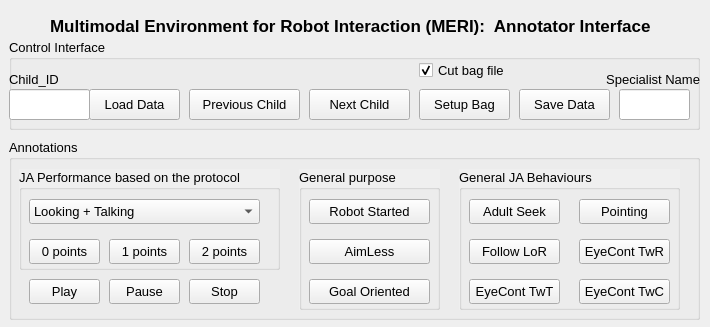
<?xml version="1.0" encoding="UTF-8"?>
<ui version="4.0">
 <class>MeriAnnotatorTool</class>
 <widget class="QWidget" name="MeriAnnotatorTool">
  <property name="geometry">
   <rect>
    <x>0</x>
    <y>0</y>
    <width>710</width>
    <height>327</height>
   </rect>
  </property>
  <property name="sizePolicy">
   <sizepolicy hsizetype="Minimum" vsizetype="Minimum">
    <horstretch>0</horstretch>
    <verstretch>0</verstretch>
   </sizepolicy>
  </property>
  <property name="mouseTracking">
   <bool>true</bool>
  </property>
  <property name="windowTitle">
   <string>Form</string>
  </property>
  <property name="autoFillBackground">
   <bool>true</bool>
  </property>
  <widget class="QGroupBox" name="InterfaceGroup">
   <property name="geometry">
    <rect>
     <x>9</x>
     <y>39</y>
     <width>691</width>
     <height>91</height>
    </rect>
   </property>
   <property name="font">
    <font>
     <pointsize>10</pointsize>
     <weight>50</weight>
     <bold>false</bold>
    </font>
   </property>
   <property name="mouseTracking">
    <bool>false</bool>
   </property>
   <property name="toolTipDuration">
    <number>-1</number>
   </property>
   <property name="autoFillBackground">
    <bool>true</bool>
   </property>
   <property name="title">
    <string>Control Interface</string>
   </property>
   <property name="flat">
    <bool>false</bool>
   </property>
   <property name="checkable">
    <bool>false</bool>
   </property>
   <widget class="QPushButton" name="BtnLoadJson">
    <property name="geometry">
     <rect>
      <x>80</x>
      <y>50</y>
      <width>91</width>
      <height>31</height>
     </rect>
    </property>
    <property name="mouseTracking">
     <bool>false</bool>
    </property>
    <property name="toolTip">
     <string extracomment="Load Json File with Child information">Load Json File with Child information</string>
    </property>
    <property name="toolTipDuration">
     <number>-1</number>
    </property>
    <property name="text">
     <string>Load Data</string>
    </property>
    <property name="checkable">
     <bool>false</bool>
    </property>
    <property name="checked">
     <bool>false</bool>
    </property>
   </widget>
   <widget class="QLabel" name="SpecialistLabel">
    <property name="geometry">
     <rect>
      <x>580</x>
      <y>30</y>
      <width>111</width>
      <height>21</height>
     </rect>
    </property>
    <property name="mouseTracking">
     <bool>false</bool>
    </property>
    <property name="toolTipDuration">
     <number>-1</number>
    </property>
    <property name="text">
     <string>Specialist Name</string>
    </property>
    <property name="alignment">
     <set>Qt::AlignRight|Qt::AlignTrailing|Qt::AlignVCenter</set>
    </property>
   </widget>
   <widget class="QPushButton" name="BtnPrevious">
    <property name="geometry">
     <rect>
      <x>180</x>
      <y>50</y>
      <width>111</width>
      <height>31</height>
     </rect>
    </property>
    <property name="mouseTracking">
     <bool>false</bool>
    </property>
    <property name="toolTip">
     <string extracomment="go to the previous Child ID">go to the previous Child ID</string>
    </property>
    <property name="toolTipDuration">
     <number>-1</number>
    </property>
    <property name="text">
     <string>Previous Child</string>
    </property>
   </widget>
   <widget class="QPushButton" name="BtnNext">
    <property name="geometry">
     <rect>
      <x>300</x>
      <y>50</y>
      <width>101</width>
      <height>31</height>
     </rect>
    </property>
    <property name="mouseTracking">
     <bool>false</bool>
    </property>
    <property name="toolTip">
     <string extracomment="go to the previous Child ID">go to the next Child ID</string>
    </property>
    <property name="toolTipDuration">
     <number>-1</number>
    </property>
    <property name="text">
     <string>Next Child</string>
    </property>
   </widget>
   <widget class="QPushButton" name="BtnSetupBag">
    <property name="geometry">
     <rect>
      <x>410</x>
      <y>50</y>
      <width>91</width>
      <height>31</height>
     </rect>
    </property>
    <property name="mouseTracking">
     <bool>false</bool>
    </property>
    <property name="toolTip">
     <string extracomment="Setup all media (bag and audio) files of Child ID">Setup all media (bag and audio) files of Child ID</string>
    </property>
    <property name="toolTipDuration">
     <number>-1</number>
    </property>
    <property name="text">
     <string>Setup Bag</string>
    </property>
   </widget>
   <widget class="QLineEdit" name="SpecialistName">
    <property name="geometry">
     <rect>
      <x>610</x>
      <y>50</y>
      <width>71</width>
      <height>31</height>
     </rect>
    </property>
    <property name="mouseTracking">
     <bool>false</bool>
    </property>
    <property name="toolTip">
     <string>The coder Name</string>
    </property>
    <property name="toolTipDuration">
     <number>-1</number>
    </property>
   </widget>
   <widget class="QLabel" name="SpecialistLabel_2">
    <property name="geometry">
     <rect>
      <x>0</x>
      <y>30</y>
      <width>111</width>
      <height>21</height>
     </rect>
    </property>
    <property name="mouseTracking">
     <bool>false</bool>
    </property>
    <property name="toolTipDuration">
     <number>-1</number>
    </property>
    <property name="text">
     <string>Child_ID</string>
    </property>
   </widget>
   <widget class="QLineEdit" name="LineChildId">
    <property name="geometry">
     <rect>
      <x>0</x>
      <y>50</y>
      <width>81</width>
      <height>31</height>
     </rect>
    </property>
    <property name="mouseTracking">
     <bool>false</bool>
    </property>
    <property name="toolTip">
     <string>ID of Child being analyzed in this time</string>
    </property>
    <property name="toolTipDuration">
     <number>-1</number>
    </property>
   </widget>
   <widget class="QPushButton" name="BtnSaveJson">
    <property name="geometry">
     <rect>
      <x>510</x>
      <y>50</y>
      <width>91</width>
      <height>31</height>
     </rect>
    </property>
    <property name="mouseTracking">
     <bool>false</bool>
    </property>
    <property name="toolTip">
     <string extracomment="Save Json Annotations File">Save Json Annotations File</string>
    </property>
    <property name="toolTipDuration">
     <number>-1</number>
    </property>
    <property name="text">
     <string>Save Data</string>
    </property>
    <property name="checkable">
     <bool>false</bool>
    </property>
    <property name="checked">
     <bool>false</bool>
    </property>
   </widget>
   <widget class="QCheckBox" name="checkCutBag">
    <property name="enabled">
     <bool>true</bool>
    </property>
    <property name="geometry">
     <rect>
      <x>410</x>
      <y>20</y>
      <width>92</width>
      <height>23</height>
     </rect>
    </property>
    <property name="text">
     <string>Cut bag file</string>
    </property>
    <property name="checked">
     <bool>true</bool>
    </property>
   </widget>
  </widget>
  <widget class="QGroupBox" name="AnnotationsGroup">
   <property name="geometry">
    <rect>
     <x>9</x>
     <y>139</y>
     <width>691</width>
     <height>181</height>
    </rect>
   </property>
   <property name="font">
    <font>
     <pointsize>10</pointsize>
    </font>
   </property>
   <property name="mouseTracking">
    <bool>false</bool>
   </property>
   <property name="toolTipDuration">
    <number>-1</number>
   </property>
   <property name="autoFillBackground">
    <bool>true</bool>
   </property>
   <property name="title">
    <string>Annotations</string>
   </property>
   <widget class="QGroupBox" name="ProtocolGroup">
    <property name="geometry">
     <rect>
      <x>10</x>
      <y>30</y>
      <width>261</width>
      <height>101</height>
     </rect>
    </property>
    <property name="mouseTracking">
     <bool>false</bool>
    </property>
    <property name="toolTipDuration">
     <number>-1</number>
    </property>
    <property name="autoFillBackground">
     <bool>true</bool>
    </property>
    <property name="title">
     <string>JA Performance based on the protocol</string>
    </property>
    <widget class="QComboBox" name="ComBoxTask">
     <property name="geometry">
      <rect>
       <x>10</x>
       <y>30</y>
       <width>231</width>
       <height>25</height>
      </rect>
     </property>
     <property name="mouseTracking">
      <bool>false</bool>
     </property>
     <property name="toolTipDuration">
      <number>-1</number>
     </property>
     <item>
      <property name="text">
       <string>Looking + Talking</string>
      </property>
     </item>
     <item>
      <property name="text">
       <string>Looking + Talking + Pointing </string>
      </property>
     </item>
    </widget>
    <widget class="QPushButton" name="BtnZero">
     <property name="geometry">
      <rect>
       <x>10</x>
       <y>70</y>
       <width>71</width>
       <height>25</height>
      </rect>
     </property>
     <property name="mouseTracking">
      <bool>false</bool>
     </property>
     <property name="toolTip">
      <string extracomment="Child does not react">Child does not react</string>
     </property>
     <property name="toolTipDuration">
      <number>-1</number>
     </property>
     <property name="text">
      <string>0 points</string>
     </property>
    </widget>
    <widget class="QPushButton" name="BtnOne">
     <property name="geometry">
      <rect>
       <x>90</x>
       <y>70</y>
       <width>71</width>
       <height>25</height>
      </rect>
     </property>
     <property name="mouseTracking">
      <bool>false</bool>
     </property>
     <property name="toolTip">
      <string extracomment="Child points or give vocal instruction immediately">Child points or give vocal instruction immediately</string>
     </property>
     <property name="toolTipDuration">
      <number>-1</number>
     </property>
     <property name="text">
      <string>1 points</string>
     </property>
    </widget>
    <widget class="QPushButton" name="BtnTwo">
     <property name="geometry">
      <rect>
       <x>170</x>
       <y>70</y>
       <width>71</width>
       <height>25</height>
      </rect>
     </property>
     <property name="mouseTracking">
      <bool>false</bool>
     </property>
     <property name="toolTip">
      <string extracomment="Child reacts and turns his head immedialety">Child reacts and turns his head immedialety</string>
     </property>
     <property name="toolTipDuration">
      <number>-1</number>
     </property>
     <property name="text">
      <string>2 points</string>
     </property>
    </widget>
   </widget>
   <widget class="QGroupBox" name="GeneralGroup">
    <property name="geometry">
     <rect>
      <x>290</x>
      <y>30</y>
      <width>141</width>
      <height>141</height>
     </rect>
    </property>
    <property name="mouseTracking">
     <bool>false</bool>
    </property>
    <property name="toolTipDuration">
     <number>-1</number>
    </property>
    <property name="autoFillBackground">
     <bool>true</bool>
    </property>
    <property name="title">
     <string>General purpose</string>
    </property>
    <widget class="QPushButton" name="BtnRobotStarted">
     <property name="geometry">
      <rect>
       <x>10</x>
       <y>30</y>
       <width>121</width>
       <height>25</height>
      </rect>
     </property>
     <property name="mouseTracking">
      <bool>false</bool>
     </property>
     <property name="toolTip">
      <string notr="true" extracomment="Robot Interaction started">Robot Interaction started</string>
     </property>
     <property name="toolTipDuration">
      <number>-1</number>
     </property>
     <property name="text">
      <string>Robot Started</string>
     </property>
    </widget>
    <widget class="QPushButton" name="BtnAimLess">
     <property name="geometry">
      <rect>
       <x>10</x>
       <y>70</y>
       <width>121</width>
       <height>25</height>
      </rect>
     </property>
     <property name="mouseTracking">
      <bool>false</bool>
     </property>
     <property name="toolTip">
      <string extracomment="Without attention">Without attention</string>
     </property>
     <property name="toolTipDuration">
      <number>-1</number>
     </property>
     <property name="text">
      <string>AimLess</string>
     </property>
    </widget>
    <widget class="QPushButton" name="BtnGoalOriented">
     <property name="geometry">
      <rect>
       <x>10</x>
       <y>110</y>
       <width>121</width>
       <height>25</height>
      </rect>
     </property>
     <property name="mouseTracking">
      <bool>false</bool>
     </property>
     <property name="toolTip">
      <string extracomment="Focused on the task">Focused on the task</string>
     </property>
     <property name="toolTipDuration">
      <number>-1</number>
     </property>
     <property name="text">
      <string>Goal Oriented</string>
     </property>
    </widget>
   </widget>
   <widget class="QGroupBox" name="BehavioursGroup">
    <property name="geometry">
     <rect>
      <x>450</x>
      <y>30</y>
      <width>221</width>
      <height>141</height>
     </rect>
    </property>
    <property name="mouseTracking">
     <bool>false</bool>
    </property>
    <property name="toolTipDuration">
     <number>-1</number>
    </property>
    <property name="autoFillBackground">
     <bool>true</bool>
    </property>
    <property name="title">
     <string>General JA Behaviours</string>
    </property>
    <widget class="QPushButton" name="BtnAdultSeek">
     <property name="geometry">
      <rect>
       <x>10</x>
       <y>30</y>
       <width>91</width>
       <height>25</height>
      </rect>
     </property>
     <property name="mouseTracking">
      <bool>false</bool>
     </property>
     <property name="toolTip">
      <string extracomment="Adult seeking behavior">Adult seeking behavior</string>
     </property>
     <property name="toolTipDuration">
      <number>-1</number>
     </property>
     <property name="text">
      <string>Adult Seek</string>
     </property>
    </widget>
    <widget class="QPushButton" name="BtnPointing">
     <property name="geometry">
      <rect>
       <x>120</x>
       <y>30</y>
       <width>91</width>
       <height>25</height>
      </rect>
     </property>
     <property name="mouseTracking">
      <bool>false</bool>
     </property>
     <property name="toolTip">
      <string extracomment="Child points in the direction of a toy or event">Child points in the direction of a toy or event</string>
     </property>
     <property name="toolTipDuration">
      <number>-1</number>
     </property>
     <property name="text">
      <string>Pointing</string>
     </property>
    </widget>
    <widget class="QPushButton" name="BtnFollowLor">
     <property name="geometry">
      <rect>
       <x>10</x>
       <y>70</y>
       <width>91</width>
       <height>25</height>
      </rect>
     </property>
     <property name="mouseTracking">
      <bool>false</bool>
     </property>
     <property name="toolTip">
      <string extracomment="Child follows another person's line of sight">Child follows another person's line of sight</string>
     </property>
     <property name="toolTipDuration">
      <number>-1</number>
     </property>
     <property name="text">
      <string>Follow LoR</string>
     </property>
    </widget>
    <widget class="QPushButton" name="BtnECTwR">
     <property name="geometry">
      <rect>
       <x>120</x>
       <y>70</y>
       <width>91</width>
       <height>25</height>
      </rect>
     </property>
     <property name="mouseTracking">
      <bool>false</bool>
     </property>
     <property name="toolTip">
      <string extracomment="Eye contact toward the robot's face">Eye contact toward the robot's face</string>
     </property>
     <property name="toolTipDuration">
      <number>-1</number>
     </property>
     <property name="text">
      <string>EyeCont TwR</string>
     </property>
    </widget>
    <widget class="QPushButton" name="BtnECTwT">
     <property name="geometry">
      <rect>
       <x>10</x>
       <y>110</y>
       <width>91</width>
       <height>25</height>
      </rect>
     </property>
     <property name="mouseTracking">
      <bool>false</bool>
     </property>
     <property name="toolTip">
      <string extracomment="Eye contact toward the therapist's face">Eye contact toward the therapist's face</string>
     </property>
     <property name="toolTipDuration">
      <number>-1</number>
     </property>
     <property name="text">
      <string>EyeCont TwT</string>
     </property>
    </widget>
    <widget class="QPushButton" name="BtnECTwC">
     <property name="geometry">
      <rect>
       <x>120</x>
       <y>110</y>
       <width>91</width>
       <height>25</height>
      </rect>
     </property>
     <property name="mouseTracking">
      <bool>false</bool>
     </property>
     <property name="toolTip">
      <string extracomment="Eye contact toward the camera">Eye contact toward the camera</string>
     </property>
     <property name="toolTipDuration">
      <number>-1</number>
     </property>
     <property name="text">
      <string>EyeCont TwC</string>
     </property>
    </widget>
   </widget>
   <widget class="QPushButton" name="BtnPlay">
    <property name="geometry">
     <rect>
      <x>20</x>
      <y>140</y>
      <width>71</width>
      <height>25</height>
     </rect>
    </property>
    <property name="mouseTracking">
     <bool>false</bool>
    </property>
    <property name="toolTip">
     <string extracomment="Play bag and audio files">Play bag and audio files</string>
    </property>
    <property name="toolTipDuration">
     <number>-1</number>
    </property>
    <property name="text">
     <string>Play</string>
    </property>
   </widget>
   <widget class="QPushButton" name="BtnPause">
    <property name="geometry">
     <rect>
      <x>100</x>
      <y>140</y>
      <width>71</width>
      <height>25</height>
     </rect>
    </property>
    <property name="mouseTracking">
     <bool>false</bool>
    </property>
    <property name="toolTip">
     <string extracomment="Pause bag and audio playing">Pause bag and audio playing</string>
    </property>
    <property name="toolTipDuration">
     <number>-1</number>
    </property>
    <property name="text">
     <string>Pause</string>
    </property>
   </widget>
   <widget class="QPushButton" name="BtnStop">
    <property name="geometry">
     <rect>
      <x>180</x>
      <y>140</y>
      <width>71</width>
      <height>25</height>
     </rect>
    </property>
    <property name="mouseTracking">
     <bool>false</bool>
    </property>
    <property name="toolTip">
     <string extracomment="Stop bag and audio playing">Stop bag and audio playing</string>
    </property>
    <property name="toolTipDuration">
     <number>-1</number>
    </property>
    <property name="text">
     <string>Stop</string>
    </property>
   </widget>
  </widget>
  <widget class="QLabel" name="titlelabel">
   <property name="geometry">
    <rect>
     <x>50</x>
     <y>10</y>
     <width>621</width>
     <height>31</height>
    </rect>
   </property>
   <property name="font">
    <font>
     <pointsize>13</pointsize>
     <weight>75</weight>
     <italic>false</italic>
     <bold>true</bold>
     <underline>false</underline>
     <strikeout>false</strikeout>
    </font>
   </property>
   <property name="mouseTracking">
    <bool>false</bool>
   </property>
   <property name="toolTipDuration">
    <number>-1</number>
   </property>
   <property name="autoFillBackground">
    <bool>false</bool>
   </property>
   <property name="text">
    <string>Multimodal Environment for Robot Interaction (MERI):  Annotator Interface</string>
   </property>
  </widget>
 </widget>
 <resources/>
 <connections/>
</ui>
